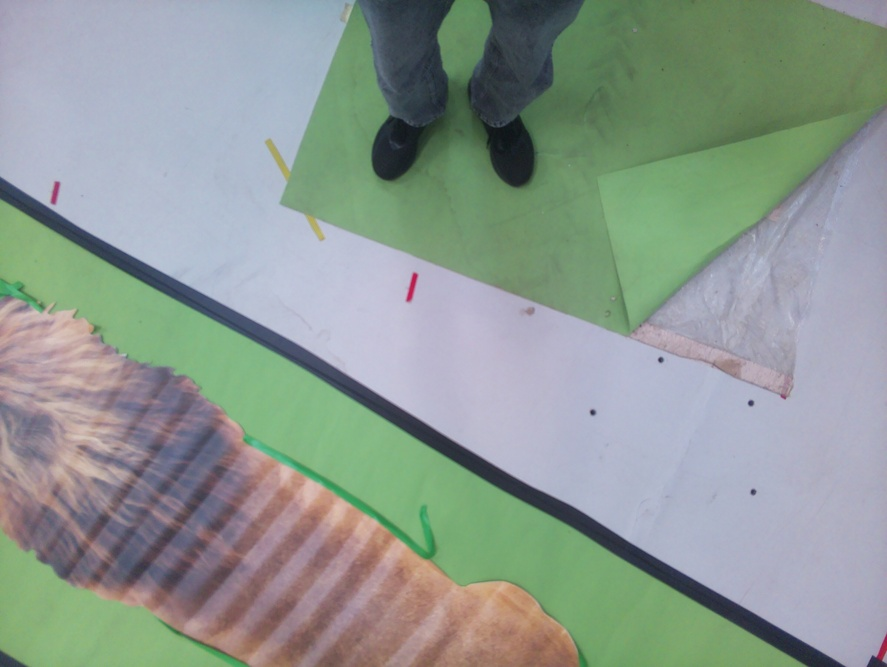
#> input picture Test_Images/img_10.jpg, 887 x 667 px, shrunk from 3280 x 2464 before the run; its folder holds 4 pictures in this run
$ python vibe_stitching.py
#> lines starting #> are read from the running program, lines starting #| are printed output that depends on the picture; after the words box and inside, x2 and y2 are one past the last pixel; in counts of white or black regions, pixels touching at a corner belong together
"""
Stitch a folder of overlapping images into a single panorama.

Just edit the settings below, then run this script directly
(e.g. hit "Run" in your editor, or `python stitch.py` with no arguments).
"""

from pathlib import Path
import cv2

# ─── Settings — edit these ────────────────────────────────────────────
INPUT_FOLDER = "Test_Images"        # folder containing your images
OUTPUT_FILE = "lion.jpg"   # name/path of the stitched result
MODE = "scans"              # "panorama" = handheld/rotating shots
                                # "scans"    = top-down drone/aerial shots
CROP_BORDER = True              # trim the black edges left after stitching
# ───────────────────────────────────────────────────────────────────────


def load_images(folder):
    """Load every valid image file from a folder, sorted by filename."""
#> called with folder = 'Test_Images'
    valid_ext = {".png", ".jpg", ".jpeg", ".bmp", ".gif", ".tiff", ".webp"}
    images = []
    for path in sorted(Path(folder).iterdir()):
        if path.suffix.lower() in valid_ext:
            img = cv2.imread(str(path))
#> img is the input picture: shape (667, 887, 3); mean B, G, R 145.6, 153, 141.1
            if img is not None:
                images.append(img)
            else:
                print(f"Warning: failed to load {path}")
    return images


def stitch_images(images, mode="panorama"):
    """Stitch a list of images into one panorama using OpenCV's Stitcher."""
#> called with mode = 'scans'
    if len(images) < 2:
        raise ValueError("Need at least 2 images to stitch")

    cv_mode = cv2.Stitcher_PANORAMA if mode == "panorama" else cv2.Stitcher_SCANS
    stitcher = cv2.Stitcher_create(cv_mode)
    status, pano = stitcher.stitch(images)

    status_messages = {
        cv2.Stitcher_ERR_NEED_MORE_IMGS:
            "Not enough images with matching features between them",
        cv2.Stitcher_ERR_HOMOGRAPHY_EST_FAIL:
            "Homography estimation failed - images may not overlap enough or lack distinct features",
        cv2.Stitcher_ERR_CAMERA_PARAMS_ADJUST_FAIL:
            "Camera parameter adjustment failed",
    }
    if status != cv2.Stitcher_OK:
        msg = status_messages.get(status, f"Unknown error (status={status})")
        raise RuntimeError(f"Stitching failed: {msg}")

    return pano


def crop_black_border(pano):
    """Trim the black/empty border the stitcher usually leaves behind."""
    gray = cv2.cvtColor(pano, cv2.COLOR_BGR2GRAY)
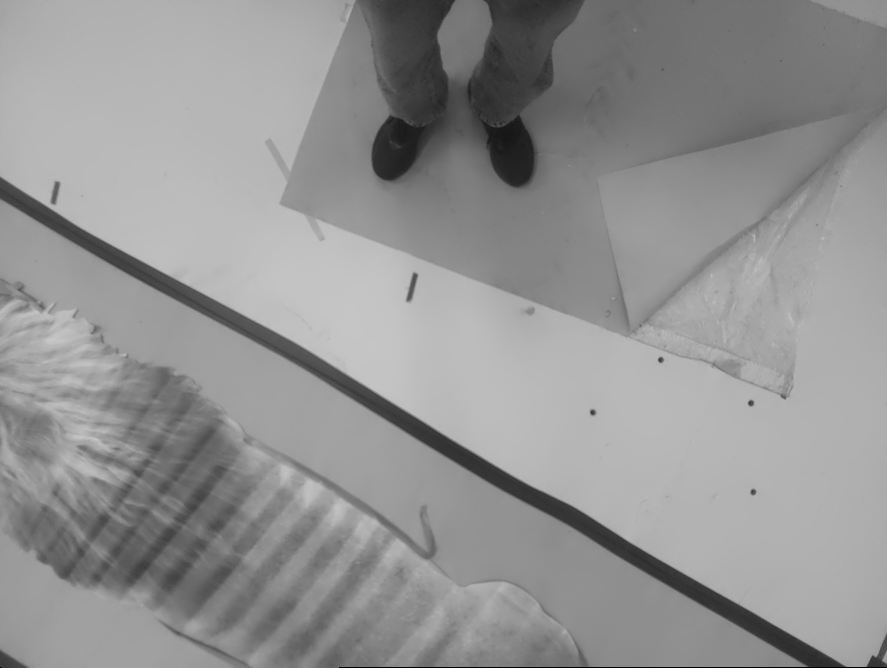
#> gray: shape (668, 887); min 0, max 201, mean 147.1
    _, thresh = cv2.threshold(gray, 1, 255, cv2.THRESH_BINARY)
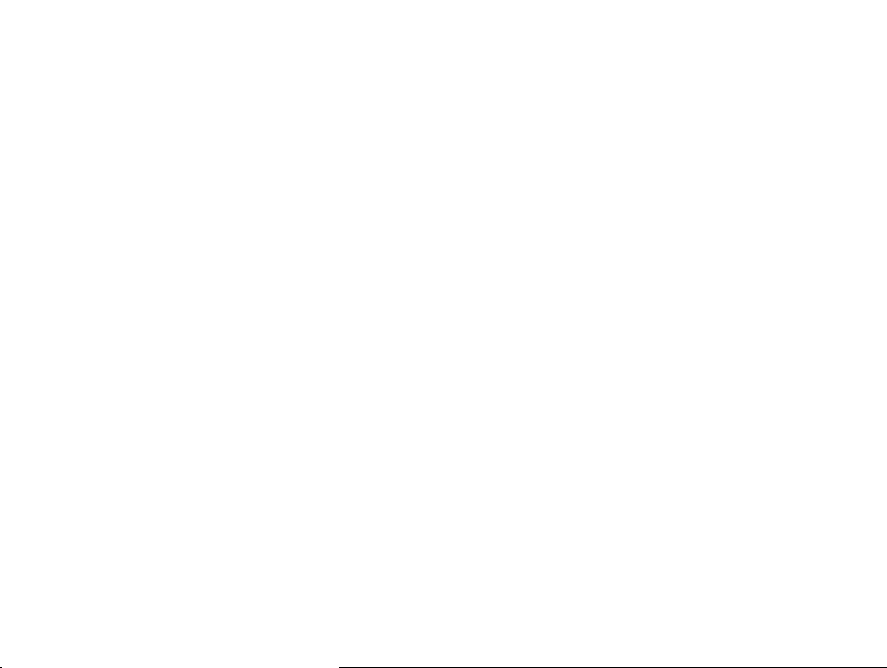
#> thresh: shape (668, 887); 99.9% white; black in thin lines or dots, all inside (x1, y1, x2, y2) = (0, 667, 887, 668)
    contours, _ = cv2.findContours(thresh, cv2.RETR_EXTERNAL, cv2.CHAIN_APPROX_SIMPLE)
#> contours = 1 item
    if not contours:
        return pano
    largest = max(contours, key=cv2.contourArea)
#> largest = [[0, 0], [0, 666], [1, 666], [2, 667], [338, 667], [339, 666], [886, 666], [886, 0]]
    x, y, w, h = cv2.boundingRect(largest)
#> x = 0; y = 0; w = 887; h = 668
    return pano[y:y + h, x:x + w]


# ─── Run ────────────────────────────────────────────────────────────────
if __name__ == "__main__":
    print(f"Loading images from '{INPUT_FOLDER}'...")
    images = load_images(INPUT_FOLDER)
    print(f"Loaded {len(images)} image(s)")

    if len(images) < 2:
        raise SystemExit("Need at least 2 valid images to stitch.")

    print(f"Stitching in '{MODE}' mode...")
    pano = stitch_images(images, mode=MODE)

    if CROP_BORDER:
        pano = crop_black_border(pano)

    cv2.imwrite(OUTPUT_FILE, pano)
    print(f"Saved panorama to '{OUTPUT_FILE}' ({pano.shape[1]}x{pano.shape[0]})")
#| Saved panorama to 'lion.jpg' (887x668)
